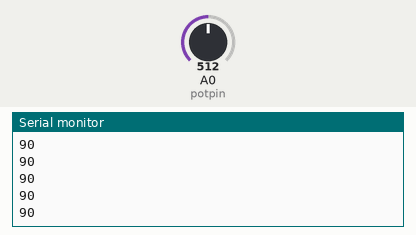
Simulated run of this sketch. Board: Arduino Uno, built with avr-gcc and run on an emulated ATmega328P. Shown: the last lines printed to the serial monitor. The test bench sets the inputs (shaded band); at power-on: A0 (potpin) = 512.

Above: at 1.2 s.
1.3 s: A0 (potpin) set to 716
At 1.31 s:
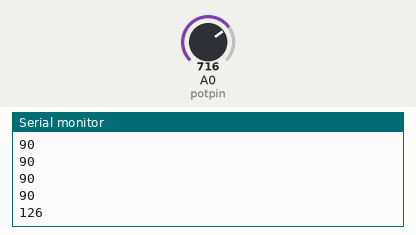
2.8 s: A0 (potpin) set to 900
At 2.81 s:
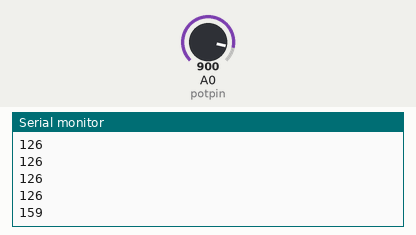
Timing chart, 0 to 5.8 s (numbered marks = the images above; inputs shaded):
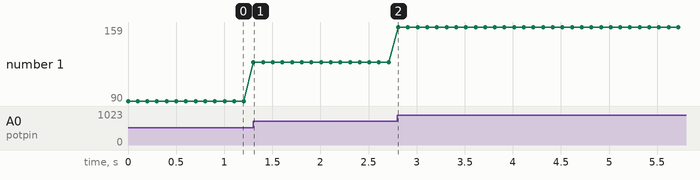

The sketch:

poten_lang.ino
```cpp
int potpin = 0;  // analog pin used to connect the potentiometer
int val;    // variable to read the value from the analog pin

void setup() {
  Serial.begin(9600);
}

void loop() {
  val = analogRead(potpin);            // reads the value of the potentiometer (value between 0 and 1023)
  val = map(val, 0, 1023, 0, 181);     // scale it to use it with the servo (value between 0 and 180)               // sets the servo position according to the scaled value
  Serial.println(val);
  delay(100);                           // waits for the servo to get there

}
```

Measured:
- after the input at 1.3 s, the serial monitor: prints a new line at once (image 1)
- after the input at 2.8 s, the serial monitor: prints a new line at once (image 2)
- plotted number 1: 90 → 126 after the input at 1.3 s, 126 → 159 after the input at 2.8 s
